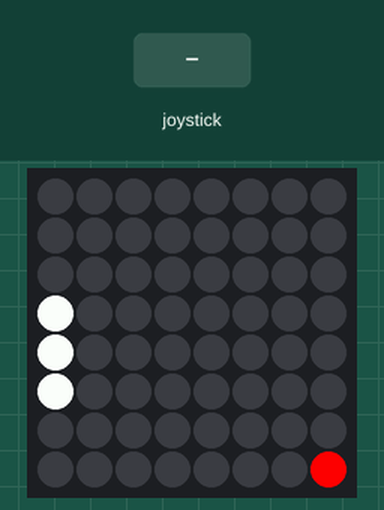
Recording of a program running on a simulated Raspberry Pi (BCM pin numbers) with a Sense HAT. Shown: the Sense HAT's 8×8 RGB LED matrix. The inputs (shaded band) are chosen by the test bench. Random numbers come from a fixed seed; the 64×8 strip is a reading aid, not a part: it shows the text the matrix is scrolling, unrolled, one strip-width of it at a time. At 16.9 s the program stops and its outputs stay as they are.

Above: at 1.2 s.
1.3 s: joystick pushed up
At 3.2 s:
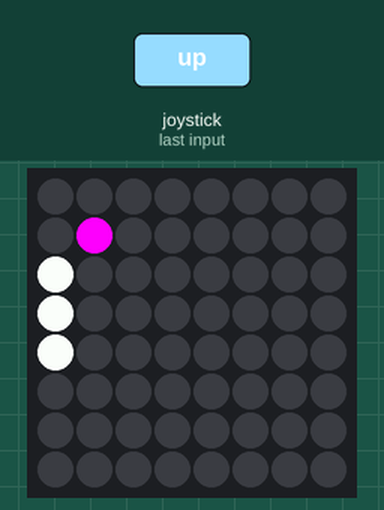
At 17.5 s:
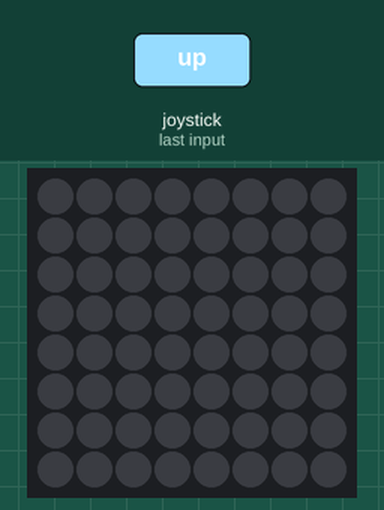

The program:

pong.py
```python
from sense_hat import SenseHat
from time import sleep
import random
from random import randint
sense = SenseHat()
sense.clear()
white = (255,255,255)
red = (255,0,0)
blank = (0,0,0)
ball_colors = {1 : (0,0,255), 2 : (255,0,0), 3 : (0,255,0), 4 : (255,0,255),
               5 : (0,255,255), 6 : (255,255,0), 7 : (255,165,0), 8 : (160,32,240), 9 : (165,42,42),
               10 : (255,153,255), 11 : (255,102,255), 12 : (160,160,160)}
bat_y = 4
ball_position = [3,3]
ball_velocity = [1,1]
def draw_bat():
    sense.set_pixel(0, bat_y, white)
    sense.set_pixel(0, bat_y + 1, white)
    sense.set_pixel(0, bat_y - 1, white)

def move_up(event):
    global bat_y
    if event.action == 'pressed' and bat_y > 1:
        bat_y -= 1

def move_down(event):
    global bat_y
    if event.action == 'pressed' and bat_y < 6:
        bat_y += 1

def draw_ball():
    sense.set_pixel(ball_position[0], ball_position[1], ball_colors[random.randint(1,12)])
    ball_position[0] += ball_velocity[0]
    if ball_position[0] == 7 or ball_position[0] == 0:
        ball_velocity[0] = -ball_velocity[0]
    ball_position[1] += ball_velocity[1]
    if ball_position[1] == 7 or ball_position[1] == 0:
        ball_velocity[1] = -ball_velocity[1]
    if ball_position[0] == 1 and (bat_y - 1) <= ball_position[1] <= (bat_y + 1):
        ball_velocity[0] = -ball_velocity[0]

while True:
    sense.clear(0, 0, 0)
    draw_bat()
    draw_ball()
    sleep(0.25)
    sense.stick.direction_up= move_up
    sense.stick.direction_down = move_down
    if ball_position[0] == 0:
        sleep(0.7)
        sense.set_pixel(0, bat_y - 1, blank)
        sense.set_pixel(0, bat_y + 1, blank)
        sleep(0.7)
        sense.set_pixel(0, bat_y, blank)
        sleep(0.7)
        sense.clear(red)
        sleep(0.25)
        sense.clear()
        sleep(0.25)
        sense.clear(red)
        sleep(0.25)
        sense.clear()
        sleep(0.25)
        sense.clear(red)
        sleep(0.25)
        sense.clear()
        sleep(0.25)
        sense.show_message('You lose! Run program to play again!', scroll_speed = 0.05)
        sense.clear()
        break;
```

Measured:
- what the display in image 1 shows lasts 1.0 s, from 2.5 s to 3.5 s
